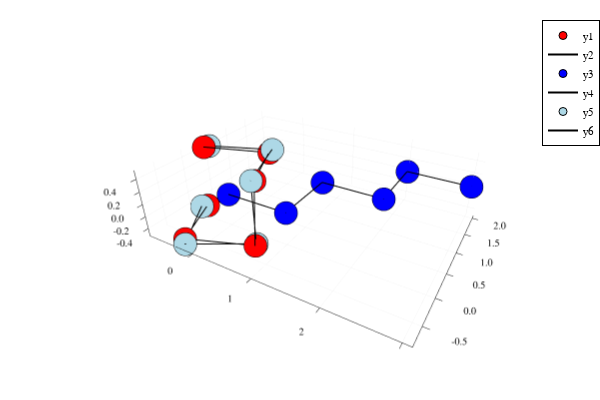

This figure's notebook cell:
### Code cell
p = plot()
P = centerChain(P)
lastQ = centerChain(lastQ)
OR = optimalRotation(P,lastQ)
P = PolygonalChain2([OR*p for p in P.endpoints])
plotChain!(P,"red")
plotChain!(Q,"blue")
plotChain!(lastQ,"lightblue")
overlapedRmsd(P,lastQ)
p

### Figure 1 — Plotly figure (JSON) as saved in the notebook; plotly's stock layout.template omitted (floating-point values rounded to 4 significant figures)
{"data": [{"colorbar": {"title": {"text": ""}}, "legendgroup": "y1", "marker": {"color": "rgba(255, 0, 0, 1.000)", "line": {"color": "rgba(0, 0, 0, 1)", "width": 1}, "size": 8, "symbol": "circle"}, "mode": "markers", "name": "y1", "scene": "scene", "showlegend": true, "type": "scatter3d", "x": [-0.6765, -0.2536, 0.6523, 0.6765, 0.2536, -0.6523], "xaxis": "x", "y": [0.2065, -0.6981, -0.2777, -0.2065, 0.6981, 0.2777], "yaxis": "y", "z": [-0.4998, -0.4454, -0.4974, 0.4998, 0.4454, 0.4974], "zaxis": "z", "zmax": null, "zmin": null}, {"colorbar": {"title": {"text": ""}}, "legendgroup": "y2", "line": {"color": "rgba(0, 0, 0, 1)", "dash": "solid", "shape": "linear", "width": 2}, "mode": "lines", "name": "y2", "scene": "scene", "showlegend": true, "type": "scatter3d", "x": [-0.6765, -0.2536, 0.6523, 0.6765, 0.2536, -0.6523], "xaxis": "x", "y": [0.2065, -0.6981, -0.2777, -0.2065, 0.6981, 0.2777], "yaxis": "y", "z": [-0.4998, -0.4454, -0.4974, 0.4998, 0.4454, 0.4974], "zaxis": "z", "zmax": null, "zmin": null}, {"colorbar": {"title": {"text": ""}}, "legendgroup": "y3", "marker": {"color": "rgba(0, 0, 255, 1.000)", "line": {"color": "rgba(0, 0, 0, 1)", "width": 1}, "size": 8, "symbol": "circle"}, "mode": "markers", "name": "y3", "scene": "scene", "showlegend": true, "type": "scatter3d", "x": [0, 1, 1, 2, 2, 3], "xaxis": "x", "y": [0, 0, 1, 1, 2, 2], "yaxis": "y", "z": [0, 0, 0, 0, 0, 0], "zaxis": "z", "zmax": null, "zmin": null}, {"colorbar": {"title": {"text": ""}}, "legendgroup": "y4", "line": {"color": "rgba(0, 0, 0, 1)", "dash": "solid", "shape": "linear", "width": 2}, "mode": "lines", "name": "y4", "scene": "scene", "showlegend": true, "type": "scatter3d", "x": [0, 1, 1, 2, 2, 3], "xaxis": "x", "y": [0, 0, 1, 1, 2, 2], "yaxis": "y", "z": [0, 0, 0, 0, 0, 0], "zaxis": "z", "zmax": null, "zmin": null}, {"colorbar": {"title": {"text": ""}}, "legendgroup": "y5", "marker": {"color": "rgba(173, 216, 230, 1.000)", "line": {"color": "rgba(0, 0, 0, 1)", "width": 1}, "size": 8, "symbol": "circle"}, "mode": "markers", "name": "y5", "scene": "scene", "showlegend": true, "type": "scatter3d", "x": [-0.7272, -0.222, 0.641, 0.641, 0.3044, -0.6372], "xaxis": "x", "y": [0.1246, -0.7384, -0.2332, -0.2332, 0.7084, 0.3718], "yaxis": "y", "z": [-0.4903, -0.4987, -0.4987, 0.5013, 0.5013, 0.4852], "zaxis": "z", "zmax": null, "zmin": null}, {"colorbar": {"title": {"text": ""}}, "legendgroup": "y6", "line": {"color": "rgba(0, 0, 0, 1)", "dash": "solid", "shape": "linear", "width": 2}, "mode": "lines", "name": "y6", "scene": "scene", "showlegend": true, "type": "scatter3d", "x": [-0.7272, -0.222, 0.641, 0.641, 0.3044, -0.6372], "xaxis": "x", "y": [0.1246, -0.7384, -0.2332, -0.2332, 0.7084, 0.3718], "yaxis": "y", "z": [-0.4903, -0.4987, -0.4987, 0.5013, 0.5013, 0.4852], "zaxis": "z", "zmax": null, "zmin": null}], "layout": {"annotations": [], "height": 400, "legend": {"bgcolor": "rgba(255, 255, 255, 1.000)", "bordercolor": "rgba(0, 0, 0, 1)", "borderwidth": 1, "font": {"color": "rgba(0, 0, 0, 1)", "family": "sans-serif", "size": 11}, "title": {"font": {"color": "rgba(0, 0, 0, 1)", "family": "sans-serif", "size": 15}, "text": ""}, "tracegroupgap": 0, "traceorder": "normal", "x": 1, "xanchor": "auto", "y": 1, "yanchor": "auto"}, "margin": {"b": 20, "l": 0, "r": 0, "t": 20}, "paper_bgcolor": "rgba(255, 255, 255, 1.000)", "plot_bgcolor": "rgba(255, 255, 255, 1.000)", "scene": {"aspectmode": "auto", "aspectratio": {"x": 1.718, "y": 1.262, "z": 0.4613}, "camera": {"eye": {"x": 1.126, "y": -1.95, "z": 1.3}}, "domain": {"x": [0.06582, 0.9934], "y": [0.03762, 0.9902]}, "xaxis": {"gridcolor": "rgba(0, 0, 0, 0.1)", "gridwidth": 0.5, "linecolor": "rgba(0, 0, 0, 1)", "mirror": false, "range": [-0.839, 3.112], "showgrid": true, "showline": true, "showticklabels": true, "tickangle": 0, "tickcolor": "rgb(0, 0, 0)", "tickfont": {"color": "rgba(0, 0, 0, 1)", "family": "sans-serif", "size": 11}, "tickmode": "array", "ticks": "inside", "ticktext": ["0", "1", "2", "3"], "tickvals": [0, 1, 2, 3], "title": {"font": {"color": "rgba(0, 0, 0, 1)", "family": "sans-serif", "size": 15}, "text": ""}, "type": "linear", "visible": true, "zeroline": false, "zerolinecolor": "rgba(0, 0, 0, 1)"}, "yaxis": {"gridcolor": "rgba(0, 0, 0, 0.1)", "gridwidth": 0.5, "linecolor": "rgba(0, 0, 0, 1)", "mirror": false, "range": [-0.8205, 2.082], "showgrid": true, "showline": true, "showticklabels": true, "tickangle": 0, "tickcolor": "rgb(0, 0, 0)", "tickfont": {"color": "rgba(0, 0, 0, 1)", "family": "sans-serif", "size": 11}, "tickmode": "array", "ticks": "inside", "ticktext": ["-0.5", "0.0", "0.5", "1.0", "1.5", "2.0"], "tickvals": [-0.5, 0, 0.5, 1, 1.5, 2], "title": {"font": {"color": "rgba(0, 0, 0, 1)", "family": "sans-serif", "size": 15}, "text": ""}, "type": "linear", "visible": true, "zeroline": false, "zerolinecolor": "rgba(0, 0, 0, 1)"}, "zaxis": {"gridcolor": "rgba(0, 0, 0, 0.1)", "gridwidth": 0.5, "linecolor": "rgba(0, 0, 0, 1)", "mirror": false, "range": [-0.5298, 0.5313], "showgrid": true, "showline": true, "showticklabels": true, "tickangle": 0, "tickcolor": "rgb(0, 0, 0)", "tickfont": {"color": "rgba(0, 0, 0, 1)", "family": "sans-serif", "size": 11}, "tickmode": "array", "ticks": "inside", "ticktext": ["-0.4", "-0.2", "0.0", "0.2", "0.4"], "tickvals": [-0.4, -0.2, 0, 0.2, 0.4], "title": {"font": {"color": "rgba(0, 0, 0, 1)", "family": "sans-serif", "size": 15}, "text": ""}, "type": "linear", "visible": true, "zeroline": false, "zerolinecolor": "rgba(0, 0, 0, 1)"}}, "showlegend": true, "width": 600}}
